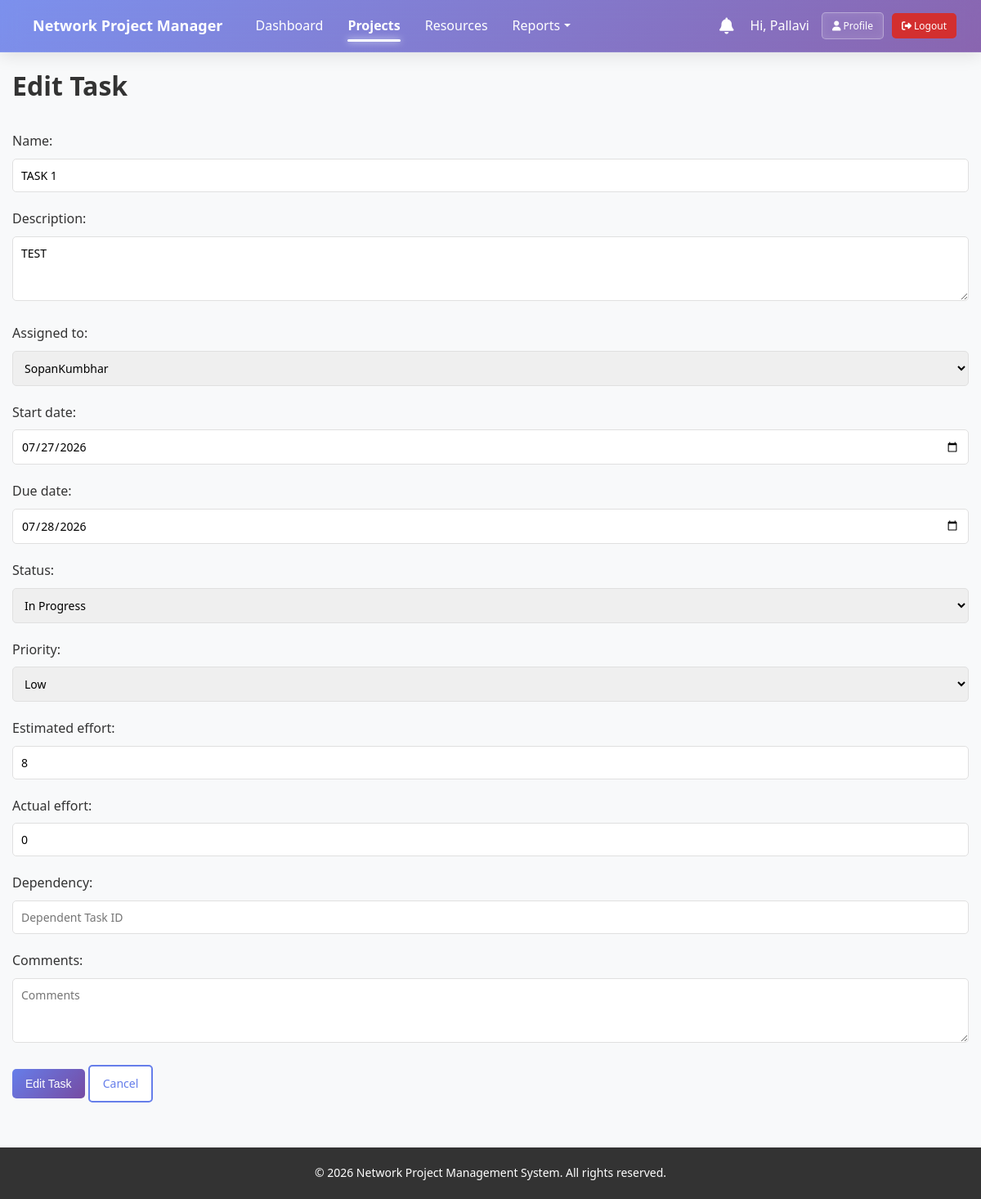
Page /tasks/1/edit/ (signed in) on the committed database.
### app/models.py (models this page shows, shortened)
class SubTask(models.Model):
    milestone = models.ForeignKey(Milestone, on_delete=models.CASCADE, related_name='sub_tasks')
    name = models.CharField(max_length=255)
    description = models.TextField(blank=True, null=True)
    assigned_to = models.ForeignKey(User, on_delete=models.SET_NULL, null=True, blank=True, related_name='assigned_tasks')
    start_date = models.DateField()
    due_date = models.DateField()
    status = models.CharField(max_length=20, choices=TASK_STATUS_CHOICES, default='not_started')
    priority = models.CharField(max_length=20, choices=PRIORITY_CHOICES, default='medium')
    estimated_effort = models.IntegerField(help_text="Estimated effort in hours", default=0)
    actual_effort = models.IntegerField(help_text="Actual effort in hours", default=0, blank=True)
    dependency = models.CharField(max_length=255, blank=True, null=True, help_text="Dependent task ID")
    comments = models.TextField(blank=True, null=True)
    created_at = models.DateTimeField(auto_now_add=True)
    updated_at = models.DateTimeField(auto_now=True)
    class Meta:
        ordering = ['due_date', 'priority']
        verbose_name = "Sub Task"
        verbose_name_plural = "Sub Tasks"

### app/views.py (the view)
# urls.py: path('tasks/<int:task_id>/edit/', views.subtask_edit, name='subtask_edit'),
@login_required
@user_passes_test(is_engineer)
def subtask_edit(request, task_id):
    task = get_object_or_404(SubTask, id=task_id)
    project = task.milestone.project
    if request.user.profile.role not in ['admin'] and project.project_manager != request.user and task.assigned_to != request.user:
        return redirect('dashboard')
    if request.method == 'POST':
        form = SubTaskForm(request.POST, instance=task)
        if form.is_valid():
            old_status = task.status
            old_assigned = task.assigned_to
            task = form.save()
            if old_status != task.status and task.assigned_to:
                Notification.objects.create(
                    user=task.assigned_to,
                    notification_type='task_updated',
                    title=f'Task Status Updated: {task.name}',
                    message=f'Task "{task.name}" status changed from {old_status} to {task.status}',
                    related_task=task
                )
            if old_assigned != task.assigned_to and task.assigned_to:
                Notification.objects.create(
                    user=task.assigned_to,
                    notification_type='task_assigned',
                    title=f'Task Assigned: {task.name}',
                    message=f'You have been assigned to task "{task.name}"',
                    related_task=task
                )
            ProjectLog.objects.create(
                project=project,
                user=request.user,
                action='Sub-Task Updated',
                description=f'Task {task.name} updated'
            )
            return redirect('milestone_detail', milestone_id=task.milestone.id)
    else:
        form = SubTaskForm(instance=task)
    return render(request, 'subtasks/subtask_form.html', {'form': form, 'title': 'Edit Task', 'task': task})

### app/views.py (called while the page is built)
def is_engineer(user):
    return user.profile.role in ['engineer', 'project_manager', 'admin']

### app/templates/subtasks/subtask_form.html (shortened to what this page needs)
{% extends "base.html" %}
{% block content %}
<div class="form-page">
    <div class="page-header">
        <h1>{{ title }}</h1>
    </div>
    <form method="post" class="form-container">
        <div class="form-section">
            {% for field in form %}
                {% if field.name not in "id" %}
                <div class="form-group">
                    {{ field.label_tag }}
                    {% if field.widget.input_type == 'textarea' %}
                    <textarea class="form-control" name="{{ field.name }}" id="{{ field.id }}" rows="4">{{ field.value|default:"" }}</textarea>
                    {% elif field.widget.input_type == 'checkbox' %}
                    <div class="checkbox-group">
                        {{ field }}
                    </div>
                    {% else %}
                    {{ field }}
                    {% endif %}
                </div>
                {% endif %}
            {% endfor %}
        </div>
        <div class="form-actions">
            <button type="submit" class="btn btn-primary">{{ title }}</button>
            <a href="javascript:history.back()" class="btn btn-secondary">Cancel</a>
        </div>
    </form>
</div>
{% endblock %}

### app/templates/base.html (shortened to what this page needs)
<!DOCTYPE html>
<html lang="en">
<head>
    <link rel="stylesheet" href="/static/css/style.css">
    <link rel="stylesheet" href="https://cdnjs.cloudflare.com/ajax/libs/font-awesome/6.4.0/css/all.min.css">
</head>
<body>
    {% if user.is_authenticated %}
    <nav class="navbar">
        <div class="navbar-container">
            <div class="navbar-brand">
                <a href="{% url 'dashboard' %}" class="brand-logo">
                     Network Project Manager
                </a>
            </div>
            <ul class="navbar-menu" id="navbar-menu">
                <li><a href="{% url 'dashboard' %}" class="nav-link {% if request.resolver_match.url_name == 'dashboard' %}active{% endif %}">Dashboard</a></li>
                {% if user.profile.role in "admin,project_manager" %}
                <li><a href="{% url 'project_list' %}" class="nav-link {% if request.resolver_match.url_name in 'project_list,project_create,project_detail,project_edit,project_archive,milestone_create,milestone_detail,milestone_edit,milestone_delete,subtask_create,subtask_detail,subtask_edit,subtask_delete' %}active{% endif %}">Projects</a></li>
                <li><a href="{% url 'resource_list' %}" class="nav-link {% if request.resolver_match.url_name in 'resource_list,resource_detail' %}active{% endif %}">Resources</a></li>
                <li class="dropdown">
                    <a href="#" class="nav-link dropdown-toggle {% if request.resolver_match.url_name in 'project_status_report,milestone_report,delayed_tasks_report,resource_utilization_report' %}active{% endif %}">Reports</a>
                </li>
                {% endif %}
            </ul>
            <div class="navbar-right" id="navbar-right">
                <div class="notifications-container">
                    <a href="{% url 'notifications' %}" class="notification-bell">
                        <i class="fas fa-bell"></i>
                    </a>
                </div>
                <div class="user-actions">
                    <span class="greeting" style="color: white; margin-right: 15px; font-weight: 500;">Hi, {{ user.first_name|default:user.username }}</span>
                    <a href="{% url 'profile' %}" class="btn btn-glass btn-sm" style="margin-right: 10px;"><i class="fas fa-user"></i> Profile</a>
                    <a href="{% url 'logout' %}" class="btn btn-danger btn-sm"><i class="fas fa-sign-out-alt"></i> Logout</a>
                </div>
            </div>
        </div>
    </nav>
    {% endif %}
    <div class="container">
        {% block content %}{% endblock %}
    </div>
    <footer class="footer">
        <p>&copy; 2026 Network Project Management System. All rights reserved.</p>
    </footer>
</body>
</html>

### app/static/css/style.css (style rules this page uses)
* { margin: 0; padding: 0; box-sizing: border-box; }
:root { --primary-color: #667eea; --secondary-color: #764ba2; --success-color: #43e97b; --warning-color: #f093fb; --danger-color: #d32f2f; --info-color: #4facfe; --light-bg: #f5f7fa; --border-color: #e0e0e0; --text-dark: #333333; --text-light: #666666; }
body { font-family: 'Segoe UI', Tahoma, Geneva, Verdana, sans-serif; background-color: #f8f9fa; color: var(--text-dark); line-height: 1.6; }
html, body { height: 100%; }
.navbar { background: rgba(102, 126, 234, 0.85); background: linear-gradient(135deg, rgba(102, 126, 234, 0.85) 0%, rgba(118, 75, 162, 0.85) 100%); backdrop-filter: blur(12px); -webkit-backdrop-filter: blur(12px); border-bottom: 1px solid rgba(255, 255, 255, 0.1); color: white; box-shadow: 0 4px 20px rgba(0, 0, 0, 0.1); position: sticky; top: 0; z-index: 100; }
.navbar-container { display: flex; justify-content: space-between; align-items: center; padding: 15px 30px; max-width: 100%; }
.navbar-brand { font-size: 18px; font-weight: 600; }
.brand-logo { color: white; text-decoration: none; display: flex; align-items: center; gap: 10px; }
.navbar-menu { display: flex; list-style: none; gap: 30px; flex: 1; margin-left: 40px; }
.nav-link { color: white; text-decoration: none; transition: all 0.3s ease; position: relative; padding-bottom: 5px; }
.nav-link.active { opacity: 1; font-weight: 600; }
.nav-link.active::after { content: ''; position: absolute; bottom: -4px; left: 0; width: 100%; height: 3px; background-color: white; border-radius: 2px; box-shadow: 0 0 8px rgba(255, 255, 255, 0.8); }
.navbar-right { display: flex; align-items: center; gap: 20px; }
.notification-bell { position: relative; font-size: 20px; cursor: pointer; color: white; text-decoration: none; }
.dropdown { position: relative; }
.dropdown-toggle::after { content: ''; display: inline-block; width: 0; height: 0; margin-left: 5px; vertical-align: 0.255em; border-top: 0.3em solid; border-right: 0.3em solid transparent; border-bottom: 0; border-left: 0.3em solid transparent; }
.container { max-width: 1400px; margin: 0 auto; padding: 20px; flex: 1; }
.btn { padding: 10px 16px; border: none; border-radius: 5px; cursor: pointer; font-size: 14px; text-decoration: none; display: inline-block; transition: all 0.3s; font-weight: 500; }
.btn-primary { background: linear-gradient(135deg, var(--primary-color) 0%, var(--secondary-color) 100%); color: white; }
.btn-secondary { background: white; color: var(--primary-color); border: 2px solid var(--primary-color); }
.btn-danger { background: var(--danger-color); color: white; }
.btn-sm { padding: 6px 12px; font-size: 12px; }
.form-control { width: 100%; padding: 10px; border: 1px solid var(--border-color); border-radius: 5px; font-size: 14px; font-family: inherit; }
.form-group { margin-bottom: 20px; }
.form-group label { display: block; margin-bottom: 8px; font-weight: 500; color: var(--text-dark); }
.page-header { display: flex; justify-content: space-between; align-items: center; margin-bottom: 30px; flex-wrap: wrap; gap: 15px; }
.page-header h1 { font-size: 32px; color: var(--text-dark); margin: 0; }
.footer { background: #333; color: white; text-align: center; padding: 20px; margin-top: 40px; }
.footer p { margin: 0; font-size: 14px; }
.container { padding: 15px; }
.page-header { flex-direction: column; align-items: flex-start; }
.btn-glass { background: rgba(255, 255, 255, 0.2); backdrop-filter: blur(4px); -webkit-backdrop-filter: blur(4px); color: white; border: 1px solid rgba(255, 255, 255, 0.3); transition: all 0.3s ease; }
.user-actions { display: flex; align-items: center; }

### rows in the picture
SubTask: form "TASK 1" "TEST" "SopanKumbhar" "07/27/2026" "07/28/2026" "In Progress" "Low" "8" "0"

### other values in the picture
{{ user.first_name|default:user.username }} "Pallavi"
{{ title }} "Edit Task"
{{ field.label_tag }} "Name:" "Description:" "Assigned to:" "Start date:" "Due date:" "Status:" "Priority:" "Estimated effort:" "Actual effort:" "Dependency:" "Comments:"
